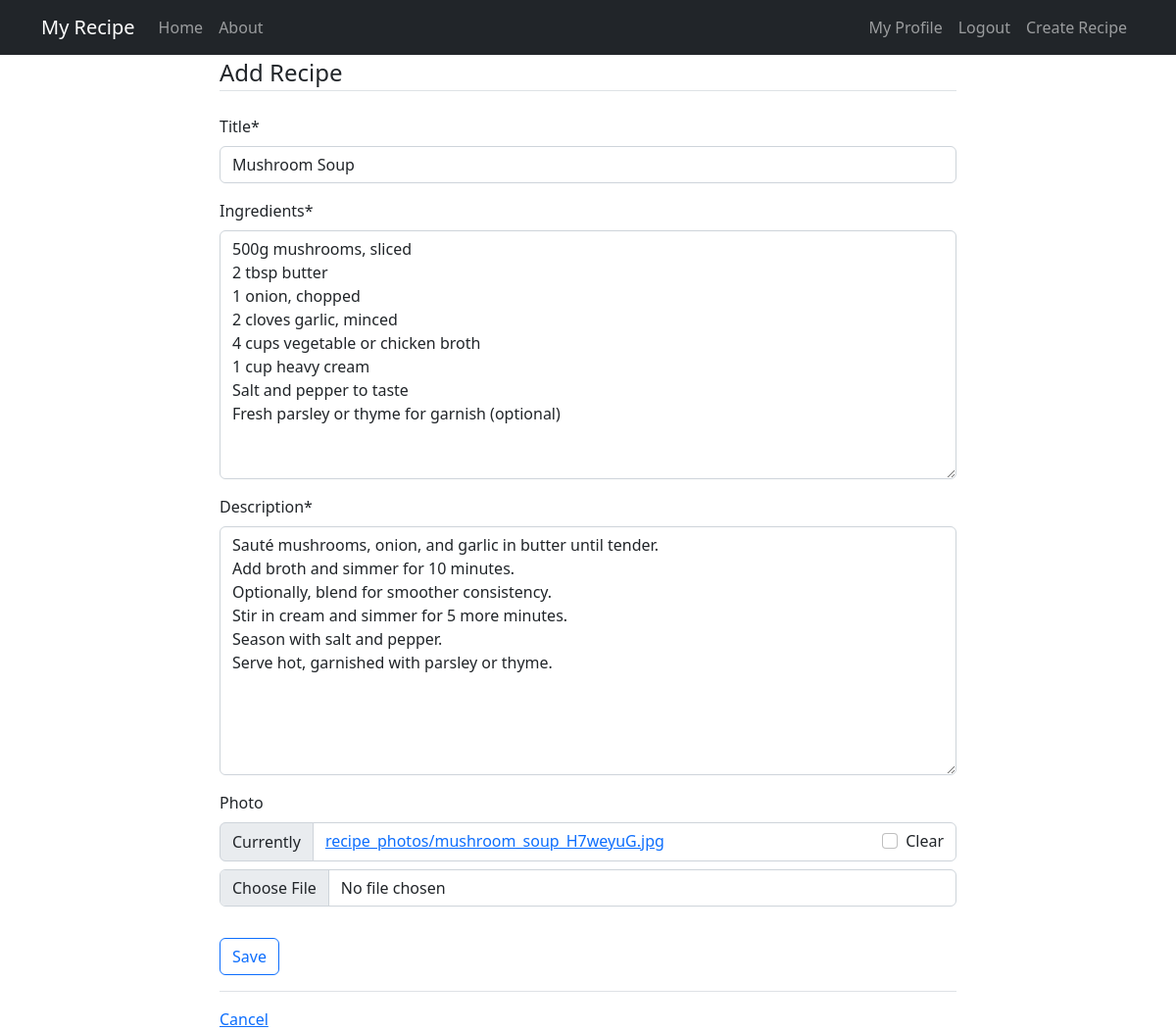
Page /recipe/19/update/ (signed in) on the committed database.
### recipes/models.py (models this page shows, shortened)
class Recipe(models.Model):
    title=models.CharField(max_length=100)
    description=models.TextField()
    author=models.ForeignKey(User, on_delete=models.CASCADE)
    ingredients = models.TextField(null=True)
    photo = models.ImageField(upload_to='recipe_photos/', blank=True, null=True)
    created_at = models.DateTimeField(auto_now_add=True)
    updated_at = models.DateTimeField(auto_now = True)

### recipes/views.py (the view, shortened to what this page needs)
# urls.py: path('recipe/<int:pk>/update/',views.RecipeUpdateView.as_view(), name = "receipe-update"),
class RecipeUpdateView(LoginRequiredMixin, UserPassesTestMixin, UpdateView):
    model = models.Recipe
    template_name= "my_receipe/recipe_form.html"
    fields = ['title','ingredients','description','photo']
    def test_func(self):
        recipe = self.get_object()
        return self.request.user == recipe.author or self.request.user.is_superuser

### recipes/templates/my_receipe/recipe_form.html (shortened to what this page needs)
{% extends 'my_receipe/base.html' %}{% load crispy_forms_tags %}
{% block content %}
<div class="container">
    <form method="POST" enctype="multipart/form-data">
        <fieldset class="form-group">
            <legend class="border-bottom mb-4">Add Recipe</legend>
            {{ form|crispy }}
        </fieldset>
        <div class="form-group py-3">
            <input class="btn btn-outline-primary" type="submit" value=Save>
        </div>
    </form>
    <div class="border-top pt-3">
        <a href="{% url 'receipe-home' %}">Cancel</a>
    </div>
</div>
{% endblock content %}

### rows in the picture
Recipe: title "Mushroom Soup", ingredients "500g mushrooms, sliced 2 tbsp butter 1 onion, chopped 2 cloves garlic, minced 4 cups vegetable or chicken broth 1 cup heavy cream Salt and pepper to taste Fresh parsley or thyme for garnish (optional)", description "Sauté mushrooms, onion, and garlic in butter until tender. Add broth and simmer for 10 minutes. Optionally, blend for smoother consistency. Stir in cream and simmer for 5 more minutes. Season with salt and pepper. Serve hot, garnished with parsley or thyme."
